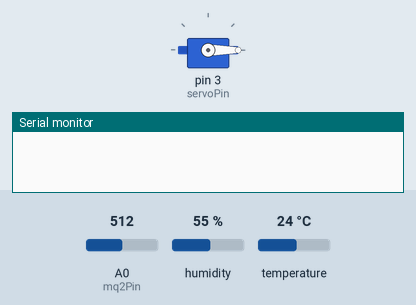
This sketch was run on a simulated Arduino Uno, built with avr-gcc and run on an emulated ATmega328P. Parts: servo, the last lines printed to the serial monitor. The test bench sets the inputs (shaded band); at power-on: A0 (mq2Pin) = 512, temperature 24 °C, humidity 55 %.

Above: at 0.1 s.
At 6.2 s:
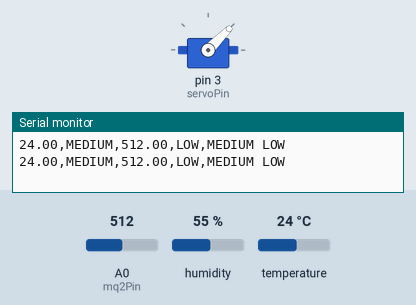
6.3 s: A0 (mq2Pin) set to 781
8.2 s: A0 (mq2Pin) set to 811
At 10.1 s:
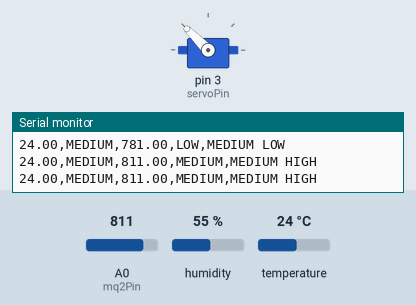
10.5 s: temperature set to 22 °C
12.0 s: temperature set to 19 °C
Timing chart, 0 to 15.0 s (numbered marks = the images above; inputs shaded):
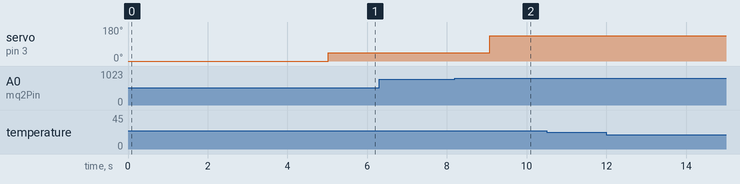

The sketch:

CONTROLS_SMOKETEMP.ino
```cpp
#include "DHT.h"
#define DHTPIN 2
#define DHTTYPE DHT11
#include <Servo.h>

DHT dht(DHTPIN, DHTTYPE);

const int mq2Pin=A0;
const int servoPin=3;

Servo myServo;

void setup()
{
   Serial.begin(9600);
   dht.begin();
   myServo.attach(servoPin);
   myServo.write(0);
   delay(5000);

   pinMode(mq2Pin, INPUT);
}

void loop()
{
  float temp=dht.readTemperature();
  float smoke=analogRead(mq2Pin);
  fuzzifyAndDefuzzify(temp,smoke);

  delay(1000);
}

void fuzzifyAndDefuzzify(float temp, float smoke)
{
  /* Rules
   * if temp is LOW and smoke is LOW then fan speed is STOP
   * if temp is MEDIUM and smoke is LOW then fan speed is MEDIUM LOW
   * if temp is HIGH and smoke is LOW then fan speed is MEDIUM LOW
   *
   * if temp is LOW and smoke is MEDIUM then fan speed is MEDIUM HIGH
   * if temp is MEDIUM and smoke is MEDIUM then fan speed is MEDIUM HIGH
   * if temp is HIGH and smoke is MEDIUM then fan speed is MEDIUM HIGH
   *
   * if temp is LOW and smoke is HIGH then fan speed is MEDIUM HIGH
   * if temp is MEDIUM and smoke is HIGH then fan speed is MEDIUM HIGH
   * if temp is HIGH and smoke is HIGH then fan speed is HIGH
   *
   *
   * MAP servo to 5 outputs depending on the angle.
   * 0 degrees = STOP
   * 45 degrees = MEDIUM LOW
   * 135 degrees = MEDIUM HIGH
   * 180 degrees= HIGH
   *
   * LOW temp = 0-20 deg
   * MEDIUM temp = 21-35 deg
   * HIGH temp = >35 deg
   *
   * 750 is the analog reading for no smoke.
   * LOW smoke = 0-800
   * MEDIUM smoke = 800-900
   * HIGH smoke = 900-1023
   */


  String tempFuzz="";
  String smokeFuzz="";
  String fanspeedFuzz="";

  if(temp>=0 && temp<=20)
  {
    tempFuzz="LOW";
  }
  else if(temp>=21 && temp<=35)
  {
    tempFuzz="MEDIUM";
  }
  else if(temp>35)
  {
    tempFuzz="HIGH";
  }

  // ===============================

  if ((smoke>=0 && smoke<800))
  {
    smokeFuzz="LOW";
  }
  else if(smoke>=800 && smoke <900)
  {
    smokeFuzz="MEDIUM";
  }
  else if(smoke>=900)
  {
    smokeFuzz="HIGH";
  }

  // Map to outputs

  if(tempFuzz=="LOW" && smokeFuzz=="LOW")
  {
    myServo.write(0);
    fanspeedFuzz="STOP";
  }
  else if(tempFuzz=="MEDIUM" && smokeFuzz=="LOW")
  {
    myServo.write(45);
    fanspeedFuzz="MEDIUM LOW";
  }
  else if(tempFuzz=="HIGH" && smokeFuzz=="LOW")
  {
     myServo.write(45);
    fanspeedFuzz="MEDIUM LOW";
  }
    else if(tempFuzz=="LOW" && smokeFuzz=="MEDIUM")
  {
    myServo.write(135);
    fanspeedFuzz="MEDIUM HIGH";
  }
    else if(tempFuzz=="MEDIUM" && smokeFuzz=="MEDIUM")
  {
    myServo.write(135);
        fanspeedFuzz="MEDIUM HIGH";
  }
    else if(tempFuzz=="HIGH" && smokeFuzz=="MEDIUM")
  {
    myServo.write(135);
        fanspeedFuzz="MEDIUM HIGH";
  }
  else if(tempFuzz=="LOW" && smokeFuzz=="HIGH")
  {
    myServo.write(135);
        fanspeedFuzz="MEDIUM HIGH";
  }
  else if(tempFuzz=="MEDIUM" && smokeFuzz=="HIGH")
  {
    myServo.write(135);
        fanspeedFuzz="MEDIUM HIGH";
  }
  else if(tempFuzz=="HIGH" && smokeFuzz=="HIGH")
  {
    myServo.write(180);
        fanspeedFuzz="HIGH";
  }

  String toPrint="";
  toPrint+=String(temp);
  toPrint+=",";
  toPrint+=tempFuzz;
  toPrint+=",";
  toPrint+=String(smoke);
  toPrint+=",";
  toPrint+=smokeFuzz;
  toPrint+=",";
  toPrint+=fanspeedFuzz;

  Serial.println(toPrint);
}
```

Measured:
- the behaviour switches between 799 and 800 on A0 (mq2Pin) (found by bisection; images 1 and 2)
- after the input at 8.2 s, servo on pin 3 (servoPin): 45° → 135° after 0.88 s
